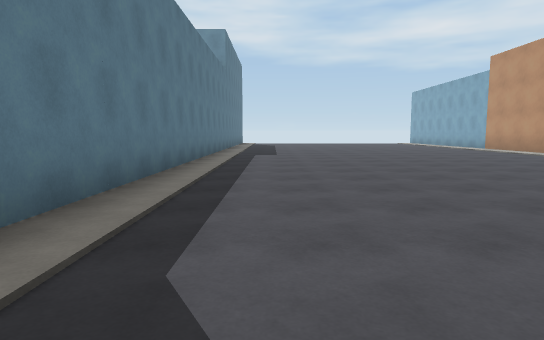
View 1 (above)

23 first-person views from a walk through a scene from a Unity 3-D project. The camera is 1.3 m above the floor, tilts 6° down and sees 75° across. Doors are open. The floor is counted in squares, 2 m on a side. Each view is taken from the middle of a square. On the plan, view 1 faces up. The plan holds only what a view shows up to about 10 squares ahead; the rest is blank. The place goes on beyond the plan. The player is left out.

View 2
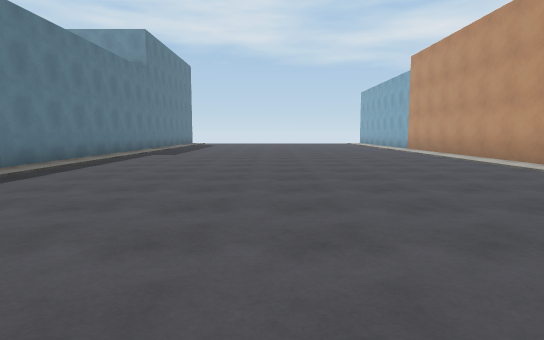

View 3
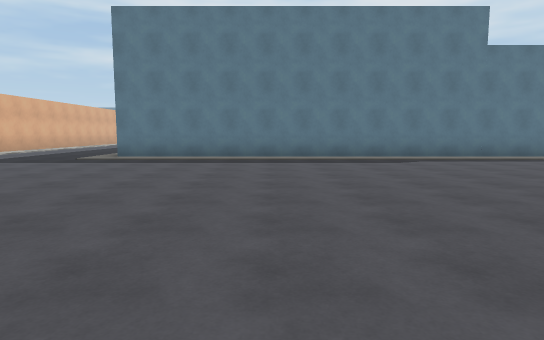

View 4
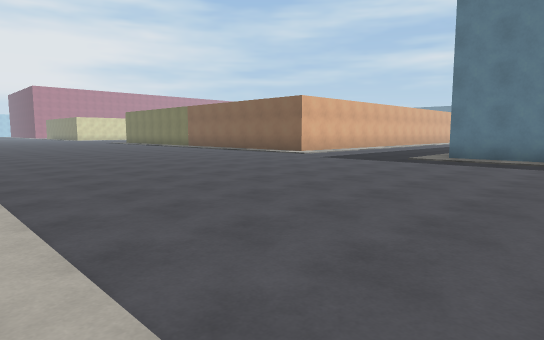

View 5
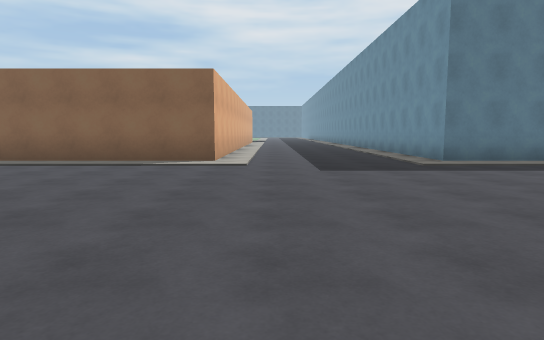

View 6
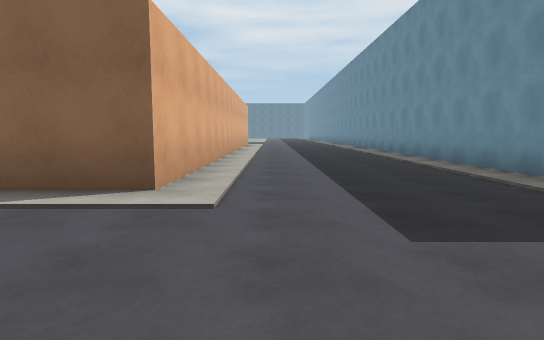

View 7
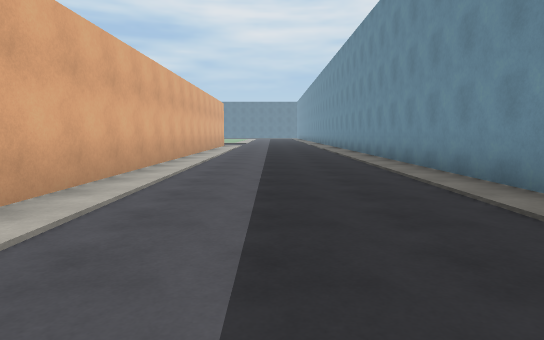

View 8
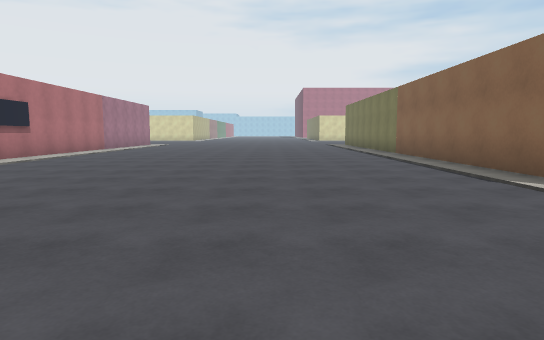

View 9
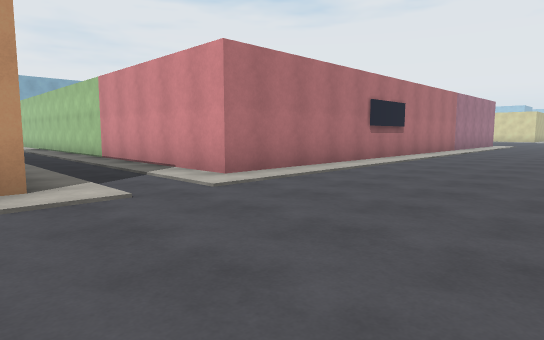

View 10
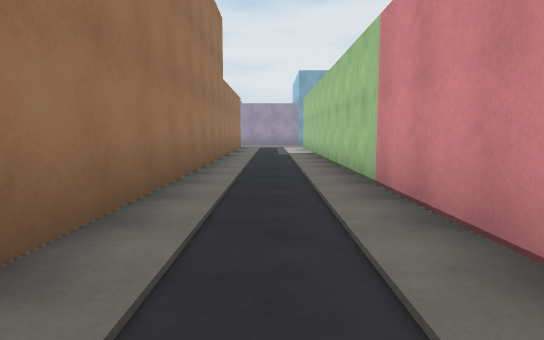

View 11
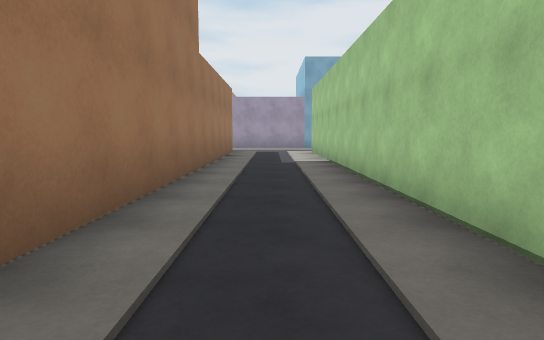

View 12
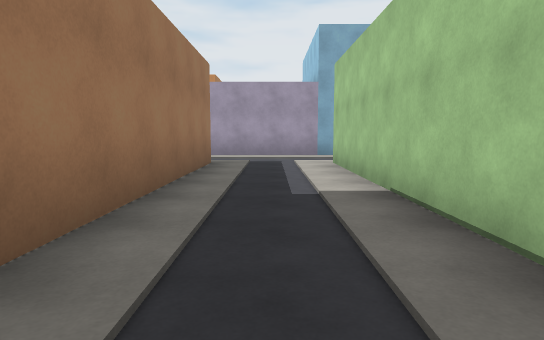

View 13
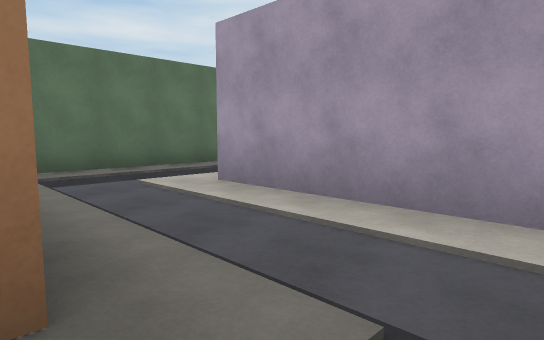

View 14
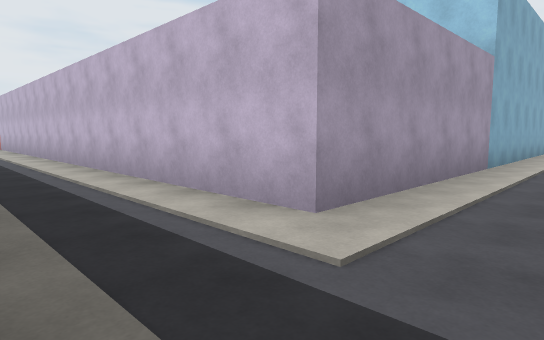

View 15
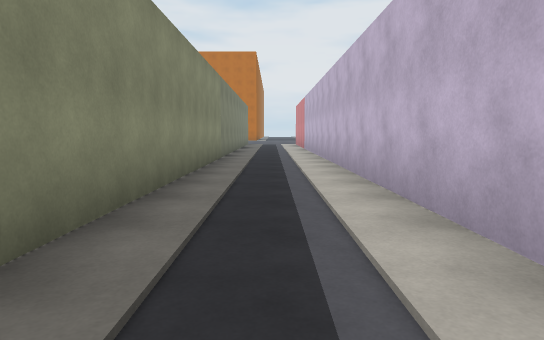

View 16
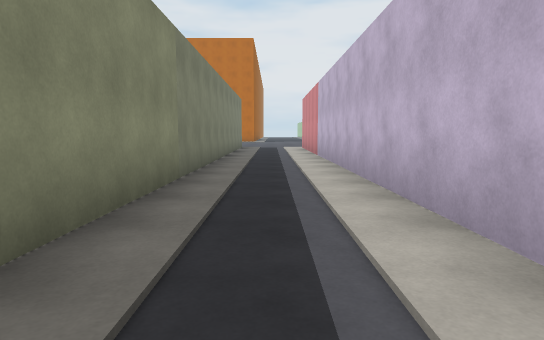

View 17
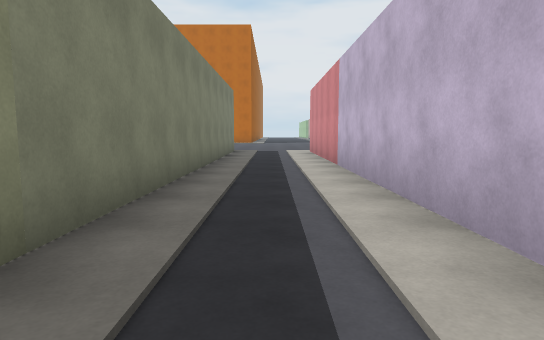

View 18
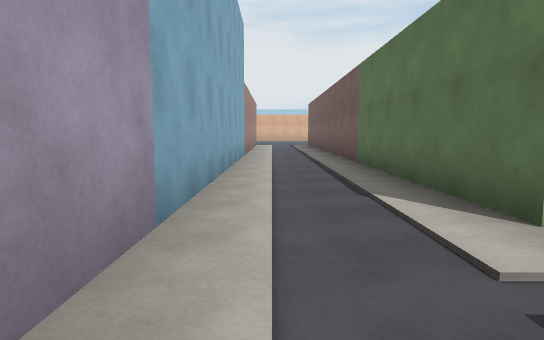

View 19
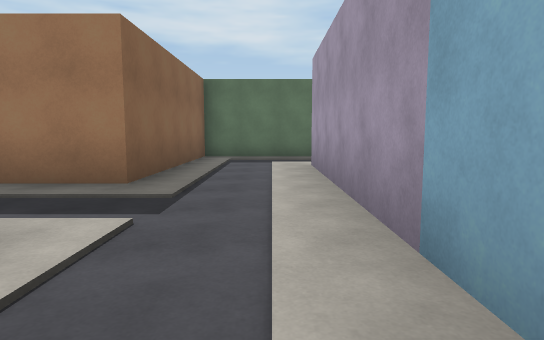

View 20
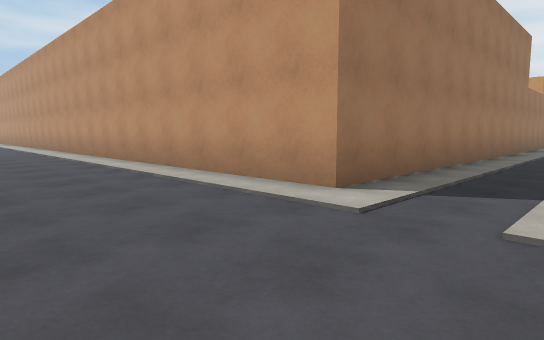

View 21
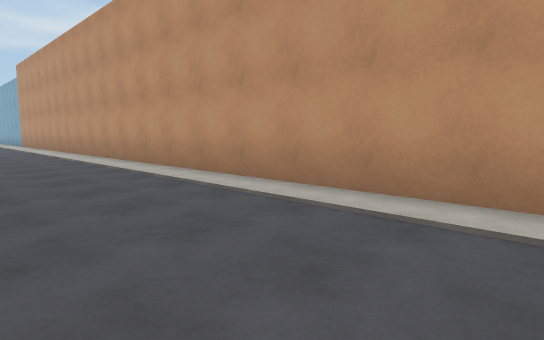

View 22
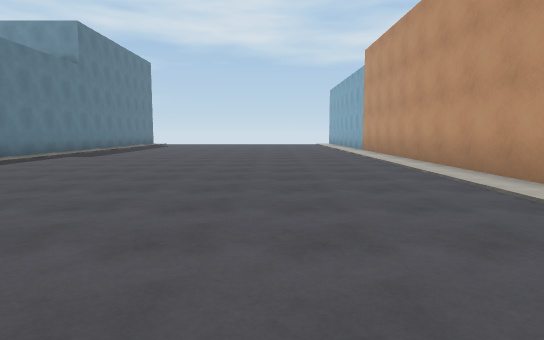

View 23
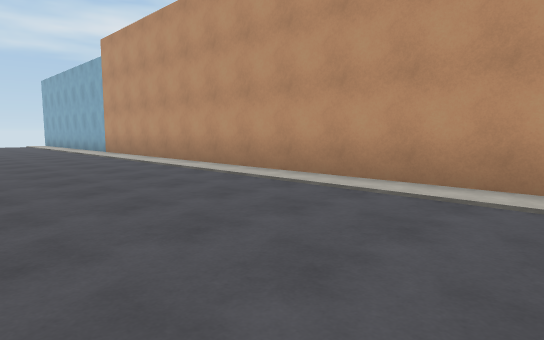

### Floor plan
Points are (right, up) in squares from view 1. A wall is a line through its corners. A room is listed if a view was taken in it or the views show most of it. See-through windows are left out.
Room 1 (views 1, 2, 3, 4, 5, 6, 7, 8, 9, 10, 11, 12, 13, 18, 19, 20, 21, 22, 23)
walls: (8.3, -18.1) (8.3, -11.3) (23.2, -11.3) (23.2, -18.5); (-10.1, -11.3) (-1.7, -11.3) (-1.7, -18.1); (-1.7, 11.1) (-1.7, -6.2) (-10.1, -6.2); (23.2, -6.4) (23.2, -8.8) (8.3, -8.8) (8.3, 11.5); (25.8, -18.4) (25.8, -6.3)
ways out: opening at (24.5, -7.5) to room 2
Room 2 (views 14, 15, 16, 17)
walls: (25.8, -6.3) (41.5, -6.3); (41.5, -3.8) (23.2, -3.8) (23.2, -6.4)
ways out: opening at (24.5, -7.5) to room 1

Where each view was taken, in squares from view 1:
view 1: 0 up, 0 right, facing up
view 2: 0 up, 3 right, facing up
view 3: 2 down, 8 right, facing left
view 4: 3 down, 8 right, facing down-left
view 5: 10 down, 6 right, facing left
view 6: 10 down, 2 right, facing left
view 7: 9 down, 0 right, facing left
view 8: 8 down, 2 right, facing down
view 9: 8 down, 4 right, facing down-right
view 10: 10 down, 9 right, facing right
view 11: 10 down, 12 right, facing right
view 12: 10 down, 16 right, facing right
view 13: 10 down, 23 right, facing up-right
view 14: 4 down, 24 right, facing down-right
view 15: 5 down, 27 right, facing right
view 16: 5 down, 31 right, facing right
view 17: 5 down, 34 right, facing right
view 18: 9 down, 25 right, facing down
view 19: 13 down, 25 right, facing up
view 20: 11 down, 5 right, facing up-right
view 21: 5 down, 5 right, facing up-right
view 22: 1 up, 5 right, facing up
view 23: 2 up, 4 right, facing up-right
